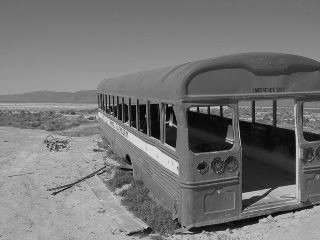
#> input picture Aufgabe5_Material/schrott.png, 320 x 240 px
$ python plotHistogram.py
#> lines starting #> are read from the running program, lines starting #| are printed output that depends on the picture
#> further down, img is the input picture: shape (240, 320, 3); min 0, max 230, mean 117.5
import cv2
from matplotlib import pyplot as plt


def plotHistogram(image, cumulative=False):
#> called with cumulative = True
    hist = cv2.calcHist([image], [0], None, [256], [0, 256])
#> hist = 256 values, max 2008 at index 124, min 0 at index 226, mean 300
    if cumulative:
        hist = hist.cumsum()
#> hist = 256 values from 2 to 76800
    hist /= hist.sum()
#> hist = 256 values from 1.88e-07 to 0.00722

    plt.figure()
    plt.plot(hist)
    plt.show()
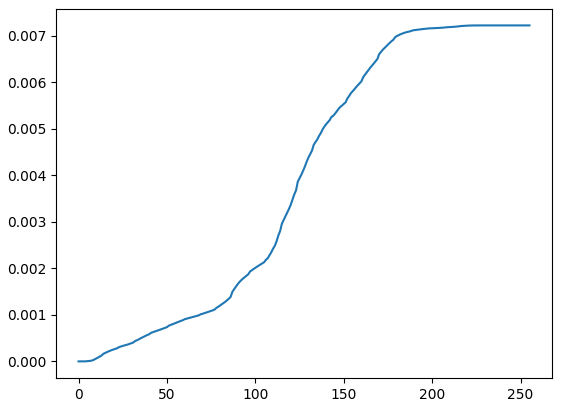
#> figure drawn by matplotlib, 1 panel; curve peaks at x = 230, y = 0.00722
    return hist


img = cv2.imread('schrott.png')
hist = plotHistogram(img, True)
#> hist = 256 values from 1.88e-07 to 0.00722
